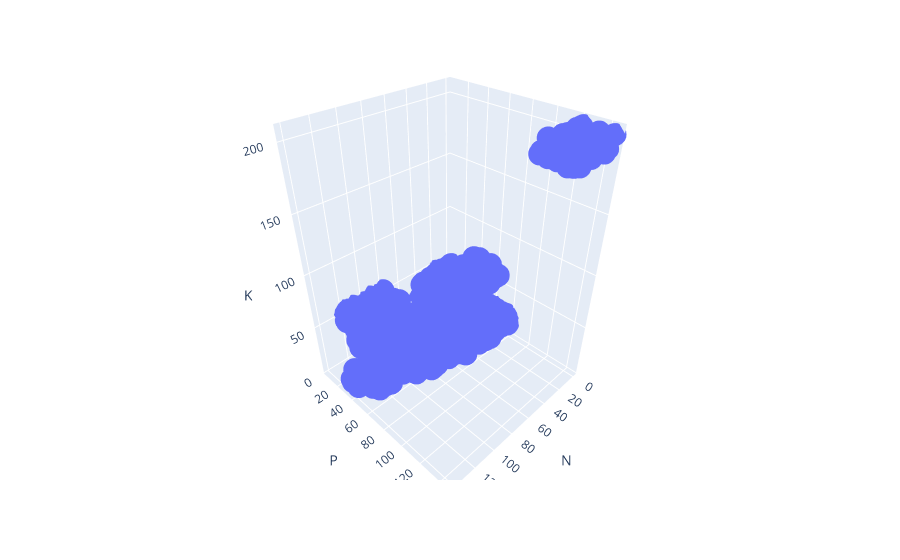

The notebook cell saved with this chart:
### Markdown cell above
# DATA VISUALIZATION THROUGH GRAPHS AND 3D PLOTS

### Code cell
fig=px.scatter_3d(df,x='N',y='P',z='K')
fig.show()

### Figure 1 — Plotly figure (JSON) as saved in the notebook; plotly's stock layout.template omitted (floating-point values rounded to 4 significant figures; data arrays with more than 128 entries replaced by an {"elided": "..."} marker saying what was removed)
{"data": [{"hovertemplate": "N=%{x}<br>P=%{y}<br>K=%{z}<extra></extra>", "legendgroup": "", "marker": {"color": "#636efa", "symbol": "circle"}, "mode": "markers", "name": "", "scene": "scene", "showlegend": false, "type": "scatter3d", "x": {"elided": "2200 int values"}, "y": {"elided": "2200 int values"}, "z": {"elided": "2200 int values"}}], "layout": {"legend": {"tracegroupgap": 0}, "margin": {"t": 60}, "scene": {"domain": {"x": [0, 1], "y": [0, 1]}, "xaxis": {"title": {"text": "N"}}, "yaxis": {"title": {"text": "P"}}, "zaxis": {"title": {"text": "K"}}}}}
